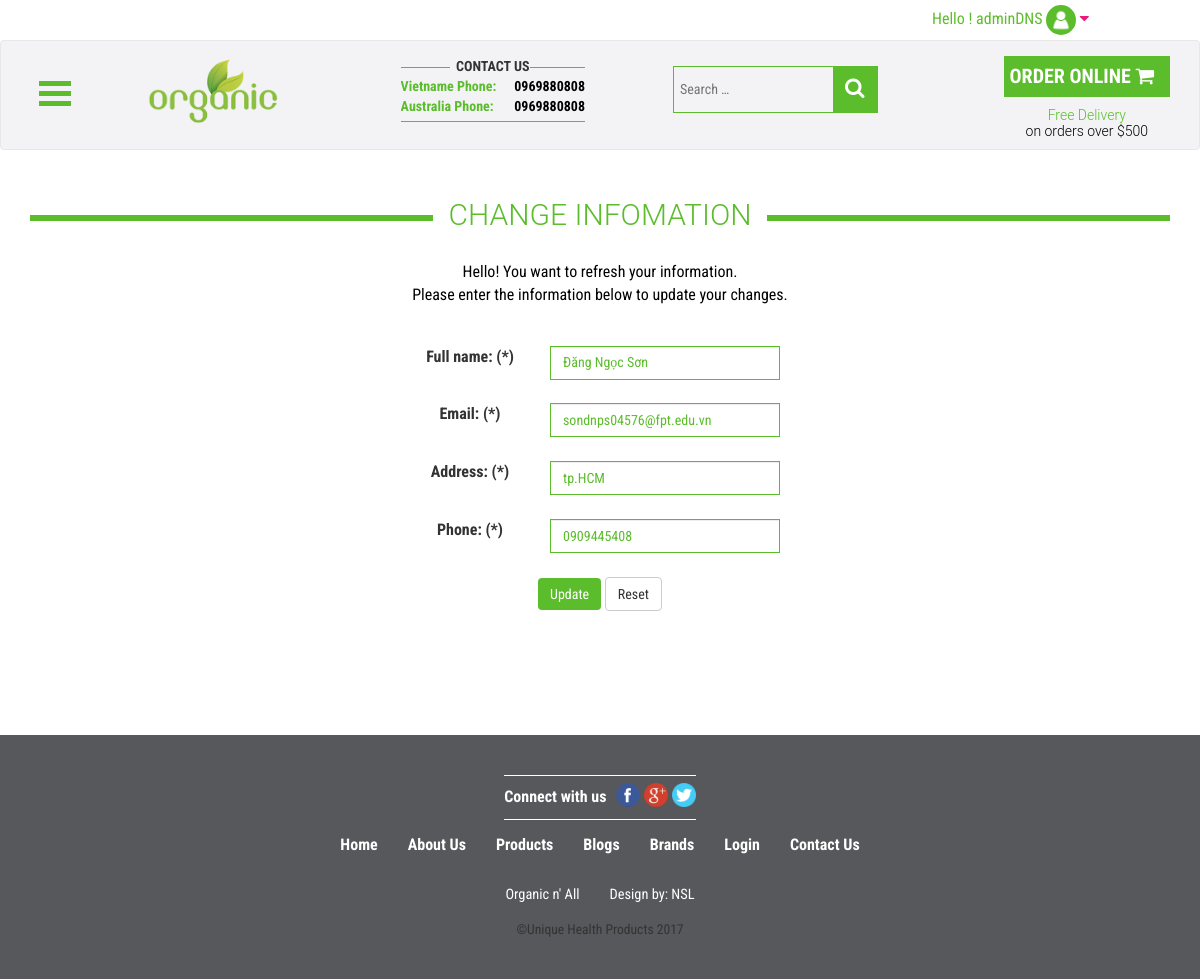
Screenshot of /controller/mainController.php?action=change_data (signed in) with the database file from the repository.
### tables this page shows
CREATE TABLE `users` (
  `user_id` int(255) NOT NULL,
  `full_name` varchar(60) NOT NULL,
  `username` varchar(25) NOT NULL,
  `password` varchar(500) NOT NULL,
  `email` varchar(100) NOT NULL,
  `phone` varchar(15) NOT NULL,
  `address` varchar(150) NOT NULL,
  `avatar` varchar(150) DEFAULT NULL,
  `permission` int(1) NOT NULL
);

CREATE TABLE `contact_info` (
  `info_id` int(255) NOT NULL,
  `company_name` varchar(300) NOT NULL,
  `address` varchar(200) NOT NULL,
  `headquarters` varchar(200) DEFAULT NULL,
  `branch` varchar(200) DEFAULT NULL,
  `contact_email` varchar(100) NOT NULL,
  `vietnam_phone` varchar(15) DEFAULT NULL,
  `australia_phone` varchar(15) DEFAULT NULL,
  `fax` varchar(35) DEFAULT NULL,
  `logo_image` varchar(200) NOT NULL,
  `map` text,
  `contact_info` text
);

### controller/mainController.php (called while the page is built, shortened)
<?php
include "../models/connect.php";
include "../models/cart.php";
include "../models/information.php";
include "../models/users.php";
if(isset($_GET["action"])){
         $action=$_GET["action"]; }
     elseif (isset($_POST['action']))
     {
         $action=$_POST["action"];
     }
     else{
         $action="home";
     }
    include "../controller/clientController.php";

### models/connect.php (called while the page is built, shortened)
<?php
       class connect {
           var $db=null;
           public function __construct()
           {
               $dsn='mysql:host=localhost;dbname=beautif6_web-app';
               $user='beautif6_webapp';
               $pass='Th4nhtr476';
               $this->db=new PDO($dsn,$user,$pass, array(PDO::MYSQL_ATTR_INIT_COMMAND => "SET NAMES utf8"));
           }
            public function getInstance($select)
            {
               $results = $this->db->query($select);
               $result = $results->fetch();
               return $result;
            }
       }
       ?>

### models/users.php (called while the page is built, shortened)
<?php
	class Users {
		public function getUsername($username) {
			$db = new connect();
			$query = "select * from users where username = '$username'";
			$result = $db -> getInstance($query);
			return $result;
		}
	}
?>

### models/information.php (called while the page is built, shortened)
<?php
	class contactInfo {
		public function getContactInfo (){
			$db = new connect();
			$query = "select * from contact_info where info_id = 1";
			$result = $db -> getInstance($query);
			return $result;
		}
	}
?>

### views/client/change_password.php (the view, shortened to what this page needs)
<?php
    include '../views/client/header.php';
if(empty($_SESSION['messages']))
        {
            $messages="";
        }
        else
        {
            $messages=$_SESSION['messages'];
        }
?>
<section class="section white" style="text-align: left;">
    <div class="container">
    <div class="inside-container">
                        <?php
                            if($action == "change_password"){
                                $user = new Users();
                                $set = $user->getUsername($username);
                        ?>
						<div class="section-title">
							<h3 class="title1 fancy"><span>Change Password</span></h3>
						</div>
                                <?php
                                        echo "<center>".$messages."<br/></center>";
                                ?>
                            <center><p><span>Hello! You want to refresh your password.</span>
                                <br/>Please enter the information below to update your changes.</p><br />
							<div class="row"><div class="col-md-3"></div>
								<div class="col-md-6">
									<form method="post" name="change" action="?action=login_change_password">
										<div class="row">
											<div class="col-md-4">
												<label>Username: (*)</label>
											</div>
											<div class="col-md-8">
												<input type="text" id="username"  onblur="blurFunction_user()" class="form-control" value="<?php if(isset($set['username'])){echo $set['username'];}?>" name="username" readonly='readonly'/><div id="alert-name"> </div>
											</div>
											<div class="col-md-12" id="alert-name"></div>
										</div>
										<br />
										<div class="row">
											<div class="col-md-4">
												<label>New Password: (*)</label>
											</div>
											<div class="col-md-8">
												<input type="password" class="form-control" id="password1" name="password1" placeholder="Password must be >6 characters."  onblur="blurFunction_pass1()"/>
											</div>
											<div class="col-md-12" id="alert-pass"></div>
										</div>
										<br />
										<div class="row">
											<div class="col-md-4">
												<label>Confirm: (*)</label>
											</div>
											<div class="col-md-8">>
												<input type="password" class="form-control" name="re_password" id="password2" onblur="blurFunction_pass1()"/>
											</div>
											<div class="col-md-12" id="alert-pass2"></div>
										</div>
										<br />
										<div>
											<input type="submit"  class="btn btn-primary btn-login" value="Update" onclick="return validate();" />
											<input class="btn btn-default" type="reset" value="Reset" />
										</div>
									</form>
								</div>
							</div>
							<br /></center>
                            <?php
                            }
                            else if($action == "change_data"){
                            ?>
						<div class="section-title">
							<h3 class="title1 fancy"><span>Change Infomation</span></h3>
						</div>
							<center><p><span>Hello! You want to refresh your information.</span>
                                <br/>Please enter the information below to update your changes.</p><br />
							<div class="row"><div class="col-md-4"></div>
							<div class="col-md-4">
                            <form method="post" name="change"  action="?action=upload&id=1" >
                                <?php
                                    $user = new Users();
                                    $set = $user->getUsername($username);
                                ?>
								<div class="row">
									<div class="col-md-4">
										<label>Full name: (*)</label>
									</div>
									<div class="col-md-8">
										<input type="text" id="name" name="user_fullname" onblur="blurFunction_name()" class="form-control" value="<?php echo $set['full_name']; ?>"  />
									</div>
									<div class="col-md-12" id="alert-fname"></div>
								</div>
                                <br />
								<div class="row">
									<div class="col-md-4">
										<label>Email: (*)</label>
									</div>
									<div class="col-md-8">
										<input type="email" id="email" name="user_email" class="form-control"  onblur="blurFunction_email()" value="<?php echo $set['email']; ?>" />
									</div>
									<div class="col-md-12" id="alert-email"></div>
								</div>
                                <br />
								<div class="row">
									<div class="col-md-4">
										<label>Address: (*)</label>
									</div>
									<div class="col-md-8">
										<input type="text" id="address" name="user_address" class="form-control"  onblur="blurFunction_address()" value="<?php echo $set['address']; ?>" />
									</div>
									<div class="col-md-12" id="alert-address"></div>
								</div>
                                <br />
								<div class="row">
									<div class="col-md-4">
										<label>Phone: (*)</label>
									</div>
									<div class="col-md-8">
										<input type="text" id="tel" name="user_phone" class="form-control" onblur="blurFunction_tel()" value="<?php echo $set['phone']; ?>" />
									</div>
									<div class="col-md-12" id="alert-tel"></div>
								</div>
                                <br />
                                <div style="text-align: center">
                                    <input type="submit" class="btn btn-primary btn-login" value="Update" onclick="return validate1()" />
                                    <input class="btn btn-default" type="reset" value="Reset" />
                                </div>
                            </form></div></div></center>
                            <br />
                            <?php
                            }  else if($action == "change_avatar"){
                                    $user = new Users();
                                    $set = $user->getUsername($username);
                            ?>
						<div class="section-title">
							<h3 class="title1 fancy"><span>Change Avatar</span></h3>
						</div>
							<?php
								echo "<center>".$messages."<br/></center>";
							?>
							<center><p><span>Hello! You want to refresh your avatar.</span>
                                <br/>(Please add a link below.)</p><br />
                                <form id="upload_form" action="?action=upload" method="POST" enctype="multipart/form-data">
                                    <input type="hidden" class="textbox" value="<?php echo $set['username'];?>" name="username"/>
                                    <input type="hidden" name="action" value="upload"/>
                                    <input class="button" type="file" name="file1" /><br /><br />
                                    <input  class="btn btn-primary btn-login" type="submit" name="uploadclick" value="Upload"/>
                                    </form></center>
                            <br />
                                    <?php
                            }
                            ?>
                </div>
        </div>
</section>
    <?php
    include '../views/client/footer.php';?>

### views/client/header.php (shortened to what this page needs)
<!DOCTYPE html>
<html lang="en">
<head>
	<title> 	<?php $info = new contactInfo();
					$contact = $info->getContactInfo();
					echo $contact['company_name'];
				?>
	</title>
	<link rel="stylesheet" href="../controller/public/client/css/bootstrap.min.css"/>
	<link rel="stylesheet" type="text/css" href="../controller/public/client/css/style.css">
	<link rel="stylesheet" type="text/css" href="../controller/public/client/css/slide.css">
	<link rel="stylesheet" type="text/css" href="../controller/public/client/css/menu.css">
	<link rel="stylesheet" type="text/css" href="../controller/public/client/css/font-awesome.min.css">
    <link rel="stylesheet" type="text/css" href="../controller/public/client/css/font-awesome.css">
</head>
<body>
<div id="top-header">
    <?php
        if(isset($_SESSION['check']) && $action!="logout"){
			$username = $_SESSION['check'];
            $customer = new Users();
            $quest = $customer->getUsername($username);
    ?>
        <div id='menu' style="height: 50px; margin-right: 8%;">
			<ul class="nav navbar-top-links navbar-right">
                <li class="dropdown" style="margin-top:-5px; height: 40px;">
                    <a class="dropdown-toggle" data-toggle="dropdown" href="#">
						<span>Hello ! <?php echo $username; ?>  </span>
                        <img src="../controller/public/client/images/user-avatar/<?php echo $quest['avatar']; ?>" width="30px" height="30px" style="border-radius:50%;" /> <i class="fa fa-caret-down" style="color:#ea1a77"></i>
                    </a>
                </li>
            </ul>
        </div>
    <?php }else{
            echo '<p style="text-align:right; margin-right: 8%;margin-top: 6px;height: 35px; margin-bottom:0;"><span><a href="?action=login">Login</a></span>  |   <span><a href="?action=register">Register</a></span></p>';
        }
    ?>
</div>
<header id="masthead" class="site-header" role="banner">
<nav role="navigation" class="navbar navbar-default navbar-fluid" id="primaryNav">
    <div class="container">
        <div class="row on-for-mobile-up">
            <div class="col-md-1 col-xs-6">
            <div class="column">
                <div id="dl-menu" class="dl-menuwrapper">
                        <button class="dl-trigger"></button>
                    </div></div>
            </div>
            <div class="col-md-2 col-xs-6 logo">
                <a href="?action=home" rel="home" class="navbar-brand right">
                    <img class="logo-img" src="<?php echo '../controller/public/client/images/'.$contact['logo_image']; ?>" title="">
				</a>
            </div>
            <div class="col-md-3">
                <ul class="nav flex-right border contact right">
                <li class="fancy-li"><span>Contact Us</span></li>
				<?php
					$objContact = new contactInfo();
					$showContact = $objContact->getContactInfo();
				?>
                <li>
                    <span class="text">Vietname Phone:</span><a href=""><?php echo $showContact['vietnam_phone']; ?></a>
                </li>
                <li>
                    <span class="text">Australia Phone:</span><a href=""><?php echo $showContact['australia_phone']; ?></a>
                </li>
            </ul>
            </div>
            <div class="col-md-3">
                <ul class="nav navbar-nav flex-right right search" style="margin-top: 25px">
                <li>
                    <form role="search" method="post" class="search-form" action="?action=search">
                     <label>
                         <input type="search" class="search-field" placeholder="Search …" value="" name="search" title="Search for:">
                    </label>
                    <button type="submit" class="search-submit"><span class="fa fa-search"></span></button>
                    </form>
                </li>
            </ul>
            </div>
            <div class="col-md-3">
                 <ul class="nav navbar-nav flex-right order right" style="margin-top: 15px">
                    <div class="ribbon">
                        <a href="?action=show_cart">Order Online <i class="fa fa-shopping-cart"></i></a>
                    </div>
                <li style="width: 100%">
                    <p class="title1"><span>Free Delivery</span> on orders over $500</p>
                </li>
            </ul>
            </div>
        </div>
        </div>
</nav>
    </header>

### views/client/footer.php (shortened to what this page needs)
<footer id="colophon" class="site-footer" role="contentinfo">
        <div class="container">
            <div class="row">
                <div class="socials menu-center">
                    <p>Connect with us</p>
                    <div>
                        <a target="_blank" href=""><img width="24px" height="24px" src="../controller/public/client/images/icon/f.png"></a>
                        <a target="_blank" href=""><img width="24px" height="24px" src="../controller/public/client/images/icon/g+.png"></a>
                        <a target="_blank" href=""><img width="24px" height="24px" src="../controller/public/client/images/icon/tw.png"></a>
                    </div>
            	</div>
                    <div class="row">
                        <div class="menu-menu-footer-container"><ul id="menu-menu-footer" class=" nav navbar-nav footer menu-center"><li id="menu-item-590" class="menu-item menu-item-type-custom menu-item-object-custom menu-item-590"><a href="?action=home">Home</a></li>
                                <li><a href="?action=about">About Us</a></li>
								<li><a href="?action=product">Products</a></li>
                                <li><a href="?action=blog">Blogs</a></li>
                                <li><a href="?action=brand">Brands</a></li>
                                <li><a href="?action=login">Login</a></li>
                                <li><a href="?action=contact">Contact Us</a></li>
                    </ul></div></div>
                    <div class="row" style="text-align: center;">
                        <ul class="nav navbar-nav menu-center privacy-menu">
                            <li>
                                <a class="small" href="mainController.php"><?php $info = new contactInfo();
									$contact = $info->getContactInfo();
									echo $contact['company_name'];
								?></a>
                            </li>
                            <li>
                                <a class="small" href="#" target="_blank">Design by: NSL</a>
                            </li>
                        </ul>
                        <div class="small">©Unique Health Products 2017</div>
                    </div>
        </div>
    </div>
</footer>
</body>
</html>

### rows the page displays
users: avatar (placeholder picture), user_fullname "Đăng Ngọc Sơn", user_email "sondnps04576@fpt.edu.vn", user_address "tp.HCM", user_phone "0909445408"
contact_info: logo_image (picture), vietnam_phone "0969880808", australia_phone "0969880808", company_name "Organic n' All"

### other values shown
$username "adminDNS"
